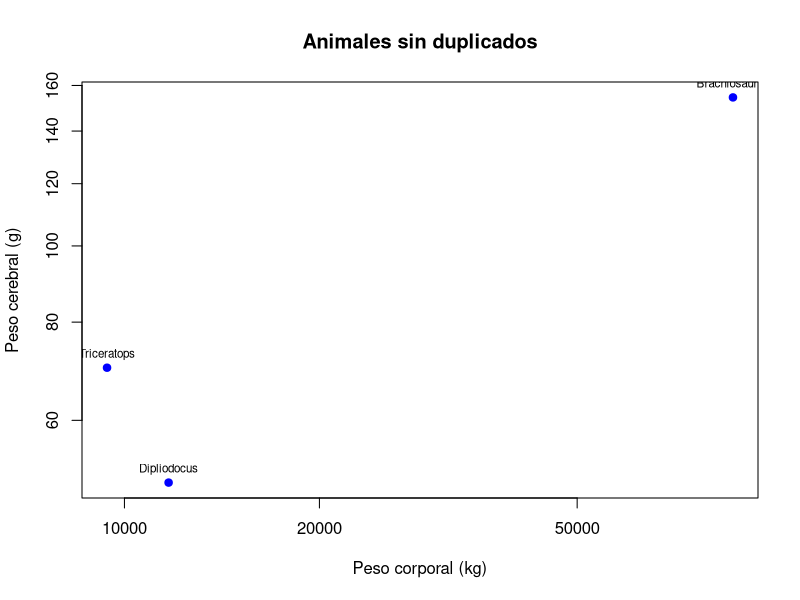

R code for this plot:
## ---- chunk 1
if (!requireNamespace("MASS", quietly = TRUE)) {
  install.packages("MASS", quiet=TRUE)
}

if (!requireNamespace("robustbase", quietly = TRUE)) {
  install.packages("robustbase", quiet=TRUE)
}

library(MASS)
library(robustbase)
## ---- chunk 2
data("mammals", package = "MASS")
data("Animals2", package = "robustbase")

help("mammals")
help("Animals2")
## ---- chunk 3
dim(mammals)
dim(Animals2)
## ---- chunk 4
head(mammals)
head(Animals2)
## ---- chunk 5
tail(mammals)
tail(Animals2)
## ---- chunk 6
str(mammals)
str(Animals2)
## ---- chunk 7
rownames(mammals)

## ---- chunk 8
colnames(mammals)
## ---- chunk 9
rownames(Animals2)
## ---- chunk 10
colnames(Animals2)
## ---- chunk 11
commonAnimals <- intersect(rownames(mammals), rownames(Animals2))
commonAnimals
## ---- chunk 12
# Animales que están en mammals pero no en Animals2
unicos_mammals <- setdiff(rownames(mammals), rownames(Animals2))

# Animales que están en Animals2 pero no en mammals
unicos_Animals2 <- setdiff(rownames(Animals2), rownames(mammals))

# Mostrar cantidad y nombres
cat("Animales exclusivos de mammals:", length(unicos_mammals), "\n")
cat("Estos animales son:", unicos_mammals, "\n\n")

cat("Animales exclusivos de Animals2:", length(unicos_Animals2), "\n")
cat("Estos animales son:", unicos_Animals2, "\n\n")

# Total de animales exclusivos entre ambos conjuntos
animales_unicos <- union(unicos_mammals, unicos_Animals2)

cat("Total de animales que no están en ambos conjuntos:",
    length(animales_unicos), "\n")
## ---- chunk 13
for (animal1 in unicos_mammals) {
  for (animal2 in unicos_Animals2) {
    
    if (isTRUE(all.equal(
      as.numeric(mammals[animal1, ]),
      as.numeric(Animals2[animal2, ])
    ))) {
      cat(animal1, "<->", animal2, "\n")
    }
    
  }
}
## ---- chunk 14
# Copiar los animales de ambos conjuntos
animales <- rbind(
  mammals[unicos_mammals, ],
  Animals2[unicos_Animals2, ]
)

# Detectar duplicados, incluyendo ambas apariciones
duplicados <- duplicated(animales[, c("body", "brain")]) |
  duplicated(animales[, c("body", "brain")], fromLast = TRUE)

# Eliminar todas las filas duplicadas
animales <- animales[!duplicados, ]

print(animales)
cat("Numero de animales exclusivos:", nrow(animales), "\n")
## ---- chunk 15
plot(animales$body, animales$brain,
     log = "xy", pch = 19, col = "blue",
     xlab = "Peso corporal (kg)",
     ylab = "Peso cerebral (g)",
     main = "Animales sin duplicados")

text(animales$body, animales$brain,
     labels = rownames(animales), pos = 3, cex = 0.7)
